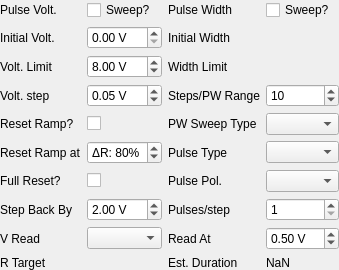
<?xml version="1.0" encoding="UTF-8"?>
<ui version="4.0">
 <class>AutoFormerWidget</class>
 <widget class="QWidget" name="AutoFormerWidget">
  <property name="geometry">
   <rect>
    <x>0</x>
    <y>0</y>
    <width>308</width>
    <height>250</height>
   </rect>
  </property>
  <property name="sizePolicy">
   <sizepolicy hsizetype="Minimum" vsizetype="Fixed">
    <horstretch>0</horstretch>
    <verstretch>0</verstretch>
   </sizepolicy>
  </property>
  <property name="windowTitle">
   <string>Form</string>
  </property>
  <layout class="QGridLayout" name="gridLayout" columnstretch="1,2,1,2">
   <property name="sizeConstraint">
    <enum>QLayout::SetDefaultConstraint</enum>
   </property>
   <property name="leftMargin">
    <number>0</number>
   </property>
   <property name="topMargin">
    <number>0</number>
   </property>
   <property name="rightMargin">
    <number>0</number>
   </property>
   <property name="bottomMargin">
    <number>0</number>
   </property>
   <item row="1" column="3">
    <widget class="DurationWidget" name="pwStartWidget" native="true">
     <property name="sizePolicy">
      <sizepolicy hsizetype="Preferred" vsizetype="Preferred">
       <horstretch>1</horstretch>
       <verstretch>0</verstretch>
      </sizepolicy>
     </property>
     <property name="focusPolicy">
      <enum>Qt::TabFocus</enum>
     </property>
    </widget>
   </item>
   <item row="2" column="3">
    <widget class="DurationWidget" name="pwLimitWidget" native="true">
     <property name="sizePolicy">
      <sizepolicy hsizetype="Preferred" vsizetype="Preferred">
       <horstretch>1</horstretch>
       <verstretch>0</verstretch>
      </sizepolicy>
     </property>
     <property name="focusPolicy">
      <enum>Qt::TabFocus</enum>
     </property>
    </widget>
   </item>
   <item row="10" column="1">
    <widget class="ResistanceWidget" name="targetResistanceWidget" native="true">
     <property name="sizePolicy">
      <sizepolicy hsizetype="Preferred" vsizetype="Preferred">
       <horstretch>0</horstretch>
       <verstretch>0</verstretch>
      </sizepolicy>
     </property>
     <property name="focusPolicy">
      <enum>Qt::TabFocus</enum>
     </property>
    </widget>
   </item>
   <item row="4" column="3">
    <widget class="QComboBox" name="pwSweepComboBox"/>
   </item>
   <item row="2" column="2">
    <widget class="QLabel" name="label_23">
     <property name="sizePolicy">
      <sizepolicy hsizetype="Maximum" vsizetype="Preferred">
       <horstretch>1</horstretch>
       <verstretch>0</verstretch>
      </sizepolicy>
     </property>
     <property name="text">
      <string>Width Limit</string>
     </property>
     <property name="buddy">
      <cstring>pwLimitWidget</cstring>
     </property>
    </widget>
   </item>
   <item row="2" column="1">
    <widget class="QDoubleSpinBox" name="rampVLimSpinBox">
     <property name="suffix">
      <string> V</string>
     </property>
     <property name="minimum">
      <double>0.000000000000000</double>
     </property>
     <property name="maximum">
      <double>10.000000000000000</double>
     </property>
     <property name="singleStep">
      <double>0.100000000000000</double>
     </property>
     <property name="value">
      <double>8.000000000000000</double>
     </property>
    </widget>
   </item>
   <item row="4" column="2">
    <widget class="QLabel" name="label_26">
     <property name="text">
      <string>PW Sweep Type</string>
     </property>
     <property name="buddy">
      <cstring>pwSweepComboBox</cstring>
     </property>
    </widget>
   </item>
   <item row="0" column="3">
    <widget class="QCheckBox" name="pwSweepCheckBox">
     <property name="sizePolicy">
      <sizepolicy hsizetype="Minimum" vsizetype="Fixed">
       <horstretch>1</horstretch>
       <verstretch>0</verstretch>
      </sizepolicy>
     </property>
     <property name="text">
      <string>Sweep?</string>
     </property>
    </widget>
   </item>
   <item row="0" column="0">
    <widget class="QLabel" name="label_4">
     <property name="text">
      <string>Pulse Volt.</string>
     </property>
     <property name="buddy">
      <cstring>pulseTypeComboBox</cstring>
     </property>
    </widget>
   </item>
   <item row="0" column="2">
    <widget class="QLabel" name="label_24">
     <property name="text">
      <string>Pulse Width</string>
     </property>
     <property name="buddy">
      <cstring>pulseTypeComboBox</cstring>
     </property>
    </widget>
   </item>
   <item row="0" column="1">
    <widget class="QCheckBox" name="vSweepCheckBox">
     <property name="sizePolicy">
      <sizepolicy hsizetype="Minimum" vsizetype="Fixed">
       <horstretch>1</horstretch>
       <verstretch>0</verstretch>
      </sizepolicy>
     </property>
     <property name="text">
      <string>Sweep?</string>
     </property>
    </widget>
   </item>
   <item row="1" column="0">
    <widget class="QLabel" name="label_9">
     <property name="sizePolicy">
      <sizepolicy hsizetype="Maximum" vsizetype="Preferred">
       <horstretch>1</horstretch>
       <verstretch>0</verstretch>
      </sizepolicy>
     </property>
     <property name="text">
      <string>Initial Volt.</string>
     </property>
     <property name="buddy">
      <cstring>rampVStartSpinBox</cstring>
     </property>
    </widget>
   </item>
   <item row="3" column="0">
    <widget class="QLabel" name="label_10">
     <property name="sizePolicy">
      <sizepolicy hsizetype="Maximum" vsizetype="Preferred">
       <horstretch>1</horstretch>
       <verstretch>0</verstretch>
      </sizepolicy>
     </property>
     <property name="text">
      <string>Volt. step</string>
     </property>
     <property name="buddy">
      <cstring>rampVStepSpinBox</cstring>
     </property>
    </widget>
   </item>
   <item row="3" column="1">
    <widget class="QDoubleSpinBox" name="rampVStepSpinBox">
     <property name="suffix">
      <string> V</string>
     </property>
     <property name="minimum">
      <double>0.010000000000000</double>
     </property>
     <property name="maximum">
      <double>10.000000000000000</double>
     </property>
     <property name="singleStep">
      <double>0.010000000000000</double>
     </property>
     <property name="value">
      <double>0.050000000000000</double>
     </property>
    </widget>
   </item>
   <item row="5" column="2">
    <widget class="QLabel" name="label_25">
     <property name="text">
      <string>Pulse Type</string>
     </property>
     <property name="buddy">
      <cstring>pulseTypeComboBox</cstring>
     </property>
    </widget>
   </item>
   <item row="2" column="0">
    <widget class="QLabel" name="label_2">
     <property name="text">
      <string>Volt. Limit</string>
     </property>
     <property name="buddy">
      <cstring>rampVLimSpinBox</cstring>
     </property>
    </widget>
   </item>
   <item row="4" column="0">
    <widget class="QLabel" name="label_30">
     <property name="text">
      <string>Reset Ramp?</string>
     </property>
     <property name="buddy">
      <cstring>resetCheckBox</cstring>
     </property>
    </widget>
   </item>
   <item row="5" column="0">
    <widget class="QLabel" name="label_29">
     <property name="sizePolicy">
      <sizepolicy hsizetype="Maximum" vsizetype="Preferred">
       <horstretch>1</horstretch>
       <verstretch>0</verstretch>
      </sizepolicy>
     </property>
     <property name="text">
      <string>Reset Ramp at</string>
     </property>
     <property name="buddy">
      <cstring>rampResetSpinBox</cstring>
     </property>
    </widget>
   </item>
   <item row="5" column="1">
    <widget class="QSpinBox" name="rampResetSpinBox">
     <property name="suffix">
      <string>%</string>
     </property>
     <property name="prefix">
      <string>ΔR: </string>
     </property>
     <property name="minimum">
      <number>50</number>
     </property>
     <property name="maximum">
      <number>95</number>
     </property>
     <property name="singleStep">
      <number>5</number>
     </property>
     <property name="value">
      <number>80</number>
     </property>
    </widget>
   </item>
   <item row="4" column="1">
    <widget class="QCheckBox" name="resetCheckBox"/>
   </item>
   <item row="6" column="1">
    <widget class="QCheckBox" name="fullResetCheckBox"/>
   </item>
   <item row="6" column="0">
    <widget class="QLabel" name="label_31">
     <property name="sizePolicy">
      <sizepolicy hsizetype="Maximum" vsizetype="Preferred">
       <horstretch>1</horstretch>
       <verstretch>0</verstretch>
      </sizepolicy>
     </property>
     <property name="text">
      <string>Full Reset?</string>
     </property>
     <property name="buddy">
      <cstring>fullResetCheckBox</cstring>
     </property>
    </widget>
   </item>
   <item row="7" column="0">
    <widget class="QLabel" name="label_31">
     <property name="sizePolicy">
      <sizepolicy hsizetype="Maximum" vsizetype="Preferred">
       <horstretch>1</horstretch>
       <verstretch>0</verstretch>
      </sizepolicy>
     </property>
     <property name="text">
      <string>Step Back By</string>
     </property>
     <property name="buddy">
      <cstring>resetStepSpinBox</cstring>
     </property>
    </widget>
   </item>
   <item row="7" column="1">
    <widget class="QDoubleSpinBox" name="resetStepSpinBox">
     <property name="sizePolicy">
      <sizepolicy hsizetype="Preferred" vsizetype="Fixed">
       <horstretch>0</horstretch>
       <verstretch>0</verstretch>
      </sizepolicy>
     </property>
     <property name="suffix">
      <string> V</string>
     </property>
     <property name="minimum">
      <double>0.000000000000000</double>
     </property>
     <property name="maximum">
      <double>10.000000000000000</double>
     </property>
     <property name="singleStep">
      <double>0.100000000000000</double>
     </property>
     <property name="value">
      <double>2.000000000000000</double>
     </property>
    </widget>
   </item>
   <item row="7" column="2">
    <widget class="QLabel" name="label_14">
     <property name="sizePolicy">
      <sizepolicy hsizetype="Maximum" vsizetype="Preferred">
       <horstretch>1</horstretch>
       <verstretch>0</verstretch>
      </sizepolicy>
     </property>
     <property name="text">
      <string>Pulses/step</string>
     </property>
     <property name="buddy">
      <cstring>rampPulsesSpinBox</cstring>
     </property>
    </widget>
   </item>
   <item row="5" column="3">
    <widget class="QComboBox" name="pulseTypeComboBox"/>
   </item>
   <item row="7" column="3">
    <widget class="QSpinBox" name="rampPulsesSpinBox">
     <property name="sizePolicy">
      <sizepolicy hsizetype="Minimum" vsizetype="Fixed">
       <horstretch>1</horstretch>
       <verstretch>0</verstretch>
      </sizepolicy>
     </property>
     <property name="minimum">
      <number>1</number>
     </property>
     <property name="maximum">
      <number>1000</number>
     </property>
     <property name="value">
      <number>1</number>
     </property>
    </widget>
   </item>
   <item row="6" column="2">
    <widget class="QLabel" name="label_5">
     <property name="text">
      <string>Pulse Pol.</string>
     </property>
     <property name="buddy">
      <cstring>polarityComboBox</cstring>
     </property>
    </widget>
   </item>
   <item row="12" column="0">
    <spacer name="verticalSpacer">
     <property name="orientation">
      <enum>Qt::Vertical</enum>
     </property>
     <property name="sizeHint" stdset="0">
      <size>
       <width>20</width>
       <height>0</height>
      </size>
     </property>
    </spacer>
   </item>
   <item row="1" column="1">
    <widget class="QDoubleSpinBox" name="rampVStartSpinBox">
     <property name="suffix">
      <string> V</string>
     </property>
     <property name="minimum">
      <double>0.000000000000000</double>
     </property>
     <property name="maximum">
      <double>10.000000000000000</double>
     </property>
     <property name="singleStep">
      <double>0.100000000000000</double>
     </property>
    </widget>
   </item>
   <item row="1" column="2">
    <widget class="QLabel" name="label_12">
     <property name="sizePolicy">
      <sizepolicy hsizetype="Maximum" vsizetype="Preferred">
       <horstretch>1</horstretch>
       <verstretch>0</verstretch>
      </sizepolicy>
     </property>
     <property name="text">
      <string>Initial Width</string>
     </property>
     <property name="buddy">
      <cstring>pwStartWidget</cstring>
     </property>
    </widget>
   </item>
   <item row="6" column="3">
    <widget class="QComboBox" name="polarityComboBox"/>
   </item>
   <item row="10" column="3">
    <widget class="QLabel" name="label_estimate">
     <property name="sizePolicy">
      <sizepolicy hsizetype="Maximum" vsizetype="Preferred">
       <horstretch>1</horstretch>
       <verstretch>0</verstretch>
      </sizepolicy>
     </property>
     <property name="text">
      <string>NaN</string>
     </property>
    </widget>
   </item>
   <item row="9" column="2">
    <widget class="QLabel" name="label_6">
     <property name="text">
      <string>Read At</string>
     </property>
     <property name="buddy">
      <cstring>readAtSpinBox</cstring>
     </property>
    </widget>
   </item>
   <item row="3" column="2">
    <widget class="QLabel" name="label_27">
     <property name="text">
      <string>Steps/PW Range</string>
     </property>
     <property name="buddy">
      <cstring>intervalsSpinBox</cstring>
     </property>
    </widget>
   </item>
   <item row="3" column="3">
    <widget class="QSpinBox" name="intervalsSpinBox">
     <property name="minimum">
      <number>1</number>
     </property>
     <property name="maximum">
      <number>1000</number>
     </property>
     <property name="value">
      <number>10</number>
     </property>
    </widget>
   </item>
   <item row="10" column="0">
    <widget class="QLabel" name="label_22">
     <property name="text">
      <string>R Target</string>
     </property>
     <property name="buddy">
      <cstring>targetResistanceWidget</cstring>
     </property>
    </widget>
   </item>
   <item row="9" column="1">
    <widget class="QComboBox" name="readAtComboBox"/>
   </item>
   <item row="9" column="0">
    <widget class="QLabel" name="label_21">
     <property name="text">
      <string>V Read</string>
     </property>
     <property name="buddy">
      <cstring>readAtComboBox</cstring>
     </property>
    </widget>
   </item>
   <item row="9" column="3">
    <widget class="QDoubleSpinBox" name="readAtSpinBox">
     <property name="sizePolicy">
      <sizepolicy hsizetype="Minimum" vsizetype="Fixed">
       <horstretch>1</horstretch>
       <verstretch>0</verstretch>
      </sizepolicy>
     </property>
     <property name="suffix">
      <string> V</string>
     </property>
     <property name="minimum">
      <double>-10.000000000000000</double>
     </property>
     <property name="maximum">
      <double>10.000000000000000</double>
     </property>
     <property name="singleStep">
      <double>0.050000000000000</double>
     </property>
     <property name="value">
      <double>0.500000000000000</double>
     </property>
    </widget>
   </item>
   <item row="10" column="2">
    <widget class="QLabel" name="label_28">
     <property name="sizePolicy">
      <sizepolicy hsizetype="Maximum" vsizetype="Preferred">
       <horstretch>1</horstretch>
       <verstretch>0</verstretch>
      </sizepolicy>
     </property>
     <property name="text">
      <string>Est. Duration</string>
     </property>
     <property name="buddy">
      <cstring>label_estimate</cstring>
     </property>
    </widget>
   </item>
  </layout>
 </widget>
 <customwidgets>
  <customwidget>
   <class>DurationWidget</class>
   <extends>QWidget</extends>
   <header>arc2control.widgets.duration_widget</header>
   <container>1</container>
  </customwidget>
  <customwidget>
   <class>ResistanceWidget</class>
   <extends>QWidget</extends>
   <header>arc2control.widgets.resistance_widget</header>
   <container>1</container>
  </customwidget>
 </customwidgets>
 <tabstops>
  <tabstop>vSweepCheckBox</tabstop>
  <tabstop>pwSweepCheckBox</tabstop>
  <tabstop>rampVStartSpinBox</tabstop>
  <tabstop>rampVLimSpinBox</tabstop>
  <tabstop>rampVStepSpinBox</tabstop>
  <tabstop>resetCheckBox</tabstop>
  <tabstop>fullResetCheckBox</tabstop>
  <tabstop>rampResetSpinBox</tabstop>
  <tabstop>resetStepSpinBox</tabstop>
  <tabstop>pwSweepComboBox</tabstop>
  <tabstop>intervalsSpinBox</tabstop>
  <tabstop>rampPulsesSpinBox</tabstop>
  <tabstop>readAtSpinBox</tabstop>
  <tabstop>readAtComboBox</tabstop>
  <tabstop>pulseTypeComboBox</tabstop>
  <tabstop>polarityComboBox</tabstop>
 </tabstops>
 <resources/>
 <connections/>
</ui>
